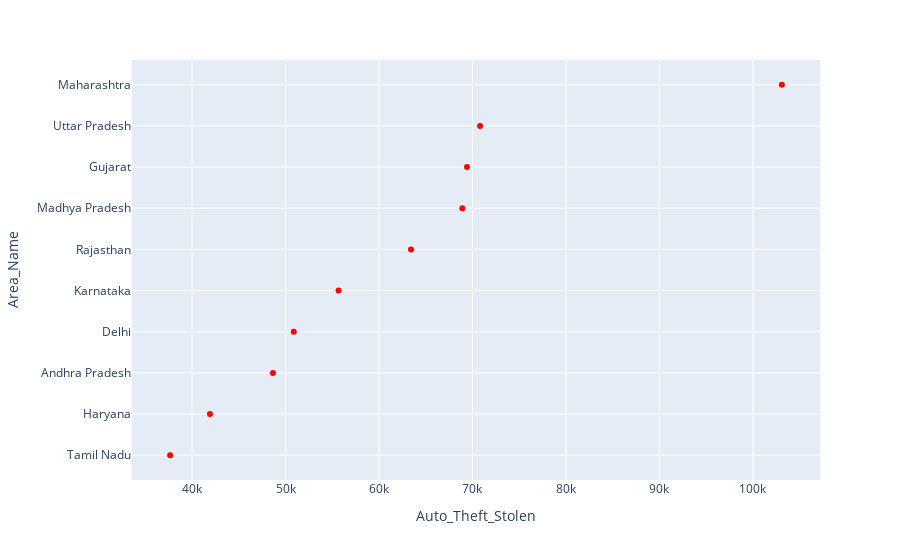

The notebook cell saved with this chart:
### Code cell
motor_c = auto_theft[auto_theft['Sub_Group_Name']=='1. Motor Cycles/ Scooters']

g8 = pd.DataFrame(motor_c.groupby(['Area_Name'])['Auto_Theft_Stolen'].sum().reset_index())
g8_sorted = g8.sort_values(['Auto_Theft_Stolen'],ascending=True)
fig = px.scatter(g8_sorted.iloc[-10:,:], y='Area_Name', x='Auto_Theft_Stolen',
             orientation='h',color_discrete_sequence=["red"])
fig.show()

### Figure 1 — Plotly figure (JSON) as saved in the notebook; plotly's stock layout.template omitted (floating-point values rounded to 4 significant figures)
{"data": [{"hovertemplate": "Auto_Theft_Stolen=%{x}<br>Area_Name=%{y}<extra></extra>", "legendgroup": "", "marker": {"color": "red", "symbol": "circle"}, "mode": "markers", "name": "", "orientation": "h", "showlegend": false, "type": "scatter", "x": [37656, 41915, 48654, 50884, 55673, 63423, 68913, 69414, 70810, 103096], "xaxis": "x", "y": ["Tamil Nadu", "Haryana", "Andhra Pradesh", "Delhi", "Karnataka", "Rajasthan", "Madhya Pradesh", "Gujarat", "Uttar Pradesh", "Maharashtra"], "yaxis": "y"}], "layout": {"legend": {"tracegroupgap": 0}, "margin": {"t": 60}, "xaxis": {"anchor": "y", "domain": [0, 1], "title": {"text": "Auto_Theft_Stolen"}}, "yaxis": {"anchor": "x", "domain": [0, 1], "title": {"text": "Area_Name"}}}}
